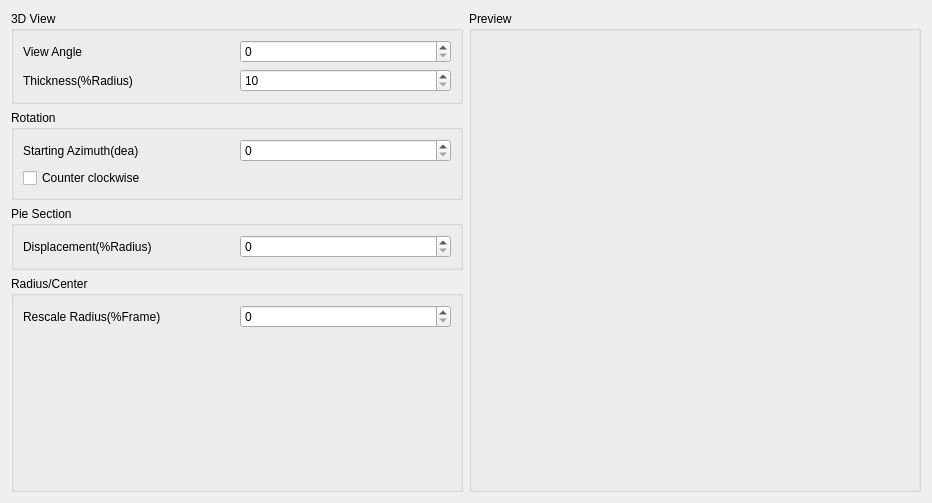
<?xml version="1.0" encoding="UTF-8"?>
<ui version="4.0">
 <class>PieSettings</class>
 <widget class="QWidget" name="PieSettings">
  <property name="geometry">
   <rect>
    <x>0</x>
    <y>0</y>
    <width>932</width>
    <height>503</height>
   </rect>
  </property>
  <property name="windowTitle">
   <string>Form</string>
  </property>
  <layout class="QGridLayout" name="gridLayout_2">
   <item row="0" column="0">
    <layout class="QGridLayout" name="gridLayout">
     <item row="1" column="0">
      <widget class="QGroupBox" name="groupBox_3">
       <property name="title">
        <string>Rotation</string>
       </property>
       <layout class="QGridLayout" name="gridLayout_8">
        <item row="0" column="0">
         <layout class="QGridLayout" name="gridLayout_7">
          <item row="0" column="0">
           <widget class="QLabel" name="label_4">
            <property name="text">
             <string>Starting Azimuth(dea)</string>
            </property>
           </widget>
          </item>
          <item row="0" column="1">
           <widget class="QSpinBox" name="startAngleSpinBox">
            <property name="maximum">
             <number>360</number>
            </property>
           </widget>
          </item>
          <item row="1" column="0" colspan="2">
           <widget class="QCheckBox" name="counterClockwiseCheck">
            <property name="text">
             <string>Counter clockwise</string>
            </property>
           </widget>
          </item>
         </layout>
        </item>
       </layout>
      </widget>
     </item>
     <item row="2" column="0">
      <widget class="QGroupBox" name="groupBox_4">
       <property name="title">
        <string>Pie Section</string>
       </property>
       <layout class="QGridLayout" name="gridLayout_6">
        <item row="0" column="0">
         <layout class="QGridLayout" name="gridLayout_5">
          <item row="0" column="1">
           <widget class="QSpinBox" name="displacementRatioSpinBox"/>
          </item>
          <item row="0" column="0">
           <widget class="QLabel" name="label_3">
            <property name="text">
             <string>Displacement(%Radius)</string>
            </property>
           </widget>
          </item>
         </layout>
        </item>
       </layout>
      </widget>
     </item>
     <item row="0" column="0">
      <widget class="QGroupBox" name="groupBox_2">
       <property name="title">
        <string>3D View</string>
       </property>
       <layout class="QGridLayout" name="gridLayout_4">
        <item row="0" column="0">
         <layout class="QGridLayout" name="gridLayout_3">
          <item row="1" column="0">
           <widget class="QLabel" name="label_2">
            <property name="text">
             <string>Thickness(%Radius)</string>
            </property>
           </widget>
          </item>
          <item row="0" column="0">
           <widget class="QLabel" name="label">
            <property name="text">
             <string>View Angle</string>
            </property>
           </widget>
          </item>
          <item row="0" column="1">
           <widget class="QSpinBox" name="viewAngleSpinBox">
            <property name="maximum">
             <number>90</number>
            </property>
           </widget>
          </item>
          <item row="1" column="1">
           <widget class="QSpinBox" name="thicknessSpinBox">
            <property name="minimum">
             <number>10</number>
            </property>
           </widget>
          </item>
         </layout>
        </item>
       </layout>
      </widget>
     </item>
     <item row="3" column="0">
      <widget class="QGroupBox" name="groupBox_5">
       <property name="title">
        <string>Radius/Center</string>
       </property>
       <layout class="QGridLayout" name="gridLayout_10">
        <item row="0" column="0">
         <layout class="QGridLayout" name="gridLayout_9">
          <item row="0" column="0">
           <widget class="QLabel" name="label_5">
            <property name="text">
             <string>Rescale Radius(%Frame)</string>
            </property>
           </widget>
          </item>
          <item row="0" column="1">
           <widget class="QSpinBox" name="radiusRatioSpinBox">
            <property name="minimum">
             <number>0</number>
            </property>
            <property name="maximum">
             <number>100</number>
            </property>
           </widget>
          </item>
         </layout>
        </item>
        <item row="1" column="0">
         <spacer name="verticalSpacer">
          <property name="orientation">
           <enum>Qt::Vertical</enum>
          </property>
          <property name="sizeHint" stdset="0">
           <size>
            <width>20</width>
            <height>40</height>
           </size>
          </property>
         </spacer>
        </item>
       </layout>
      </widget>
     </item>
     <item row="0" column="2" rowspan="4">
      <widget class="QGroupBox" name="groupBox">
       <property name="title">
        <string>Preview</string>
       </property>
       <layout class="QGridLayout" name="gridLayout_11">
        <item row="0" column="0">
         <layout class="QVBoxLayout" name="demoLayout"/>
        </item>
       </layout>
      </widget>
     </item>
    </layout>
   </item>
  </layout>
 </widget>
 <resources/>
 <connections/>
</ui>
